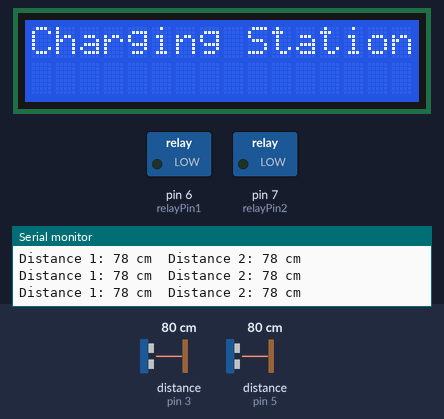
The sketch below on a simulated Arduino Uno, built with avr-gcc and run on an emulated ATmega328P. On the bench: 16×2 character LCD, switched loads named in the sketch (green lamp = pin HIGH), the last lines printed to the serial monitor. Wiring (inferred from the names in the program): 2 × ultrasonic range finder: trigger pin 2, echo pin 3 / trigger pin 4, echo pin 5. Inputs (shaded band) come from the test bench; at power-on: distance to the obstacle (sensors on pin 3, pin 5) 80 cm. The echo pulse lasts 58.3 µs per cm; pins used as bus, display or sensor lines are not drawn.

Above: at 1.2 s.
1.3 s: distance to the obstacle (sensor on pin 3) set to 23 cm
2.9 s: distance to the obstacle (sensor on pin 3) set to 20 cm
At 3.02 s:
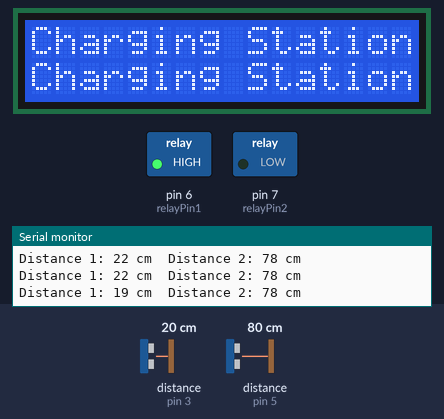
4.6 s: distance to the obstacle (sensor on pin 5) set to 24 cm
7.6 s: distance to the obstacle (sensor on pin 5) set to 19 cm
At 7.73 s:
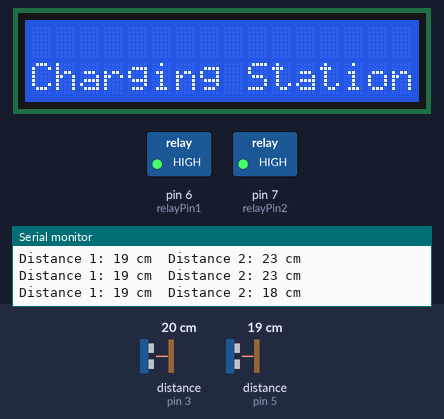
9.3 s: distance to the obstacle (sensor on pin 3) set to 60 cm
At 9.4 s:
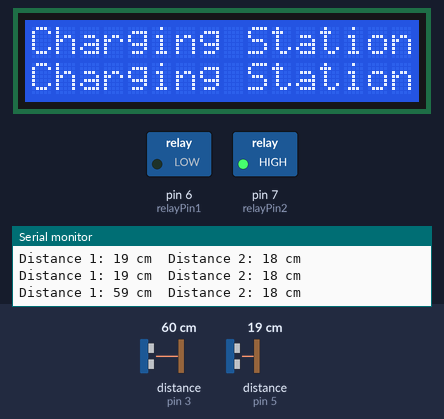
11.0 s: distance to the obstacle (sensor on pin 3) set to 2 cm
At 11.21 s:
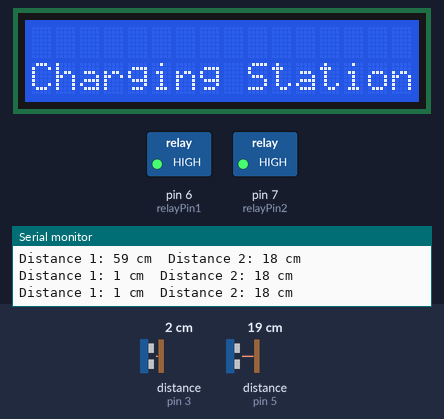
Timing chart, 0 to 13.7 s (numbered marks = the images above; inputs shaded):
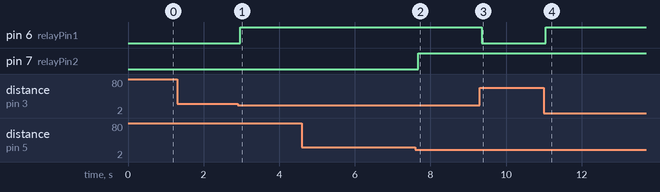

The sketch:

ev_wireless_charging_smart_parking.ino
```cpp
#include <LiquidCrystal.h>

const int trigPin1 = 2;
const int echoPin1 = 3;

const int trigPin2 = 4;
const int echoPin2 = 5;

const int relayPin1 = 6;
const int relayPin2 = 7;

const int rs = 8;
const int en = 9;
const int d4 = 10;
const int d5 = 11;
const int d6 = 12;
const int d7 = 13;

LiquidCrystal lcd(rs, en, d4, d5, d6, d7);

const int obstacleThreshold = 20;

void setup()
{
    Serial.begin(9600);

    pinMode(relayPin1, OUTPUT);
    pinMode(relayPin2, OUTPUT);

    lcd.begin(16, 2);
    lcd.setCursor(0, 0);
    lcd.print("Charging Station");

    pinMode(trigPin1, OUTPUT);
    pinMode(echoPin1, INPUT);

    pinMode(trigPin2, OUTPUT);
    pinMode(echoPin2, INPUT);
}

void loop()
{
    lcd.clear();

    long duration1, distance1;

    digitalWrite(trigPin1, LOW);
    delayMicroseconds(2);

    digitalWrite(trigPin1, HIGH);
    delayMicroseconds(10);

    digitalWrite(trigPin1, LOW);

    duration1 = pulseIn(echoPin1, HIGH);
    distance1 = duration1 * 0.034 / 2;

    long duration2, distance2;

    digitalWrite(trigPin2, LOW);
    delayMicroseconds(2);

    digitalWrite(trigPin2, HIGH);
    delayMicroseconds(10);

    digitalWrite(trigPin2, LOW);

    duration2 = pulseIn(echoPin2, HIGH);
    distance2 = duration2 * 0.034 / 2;

    if (distance1 <= obstacleThreshold)
    {
        digitalWrite(relayPin1, HIGH);

        lcd.setCursor(0, 1);
        lcd.print("Charging Station 1 ");
    }
    else
    {
        lcd.setCursor(0, 0);
        lcd.print("Charging Station");

        digitalWrite(relayPin1, LOW);
    }

    if (distance2 <= obstacleThreshold)
    {
        digitalWrite(relayPin2, HIGH);

        lcd.setCursor(0, 1);
        lcd.print("Charging Station 2 ");
    }
    else
    {
        lcd.setCursor(0, 0);
        lcd.print("Charging Station");

        digitalWrite(relayPin2, LOW);
    }

    Serial.print("Distance 1: ");
    Serial.print(distance1);

    Serial.print(" cm\tDistance 2: ");
    Serial.print(distance2);

    Serial.println(" cm");

    delay(100);
}
```

Measured:
- the behaviour switches between 22 and 21 cm on distance to the obstacle (sensor on pin 3) (found by bisection; images 0 and 1)
- the behaviour switches between 22 and 21 cm on distance to the obstacle (sensor on pin 5) (found by bisection; images 1 and 2)
- after the input at 2.9 s, pin 6 (relayPin1): LOW → HIGH after 0.06 s
- after the input at 7.6 s, pin 7 (relayPin2): LOW → HIGH after 0.08 s
- after the input at 9.3 s, pin 6 (relayPin1): HIGH → LOW after 0.05 s
- after the input at 11.0 s, pin 6 (relayPin1): LOW → HIGH at once
